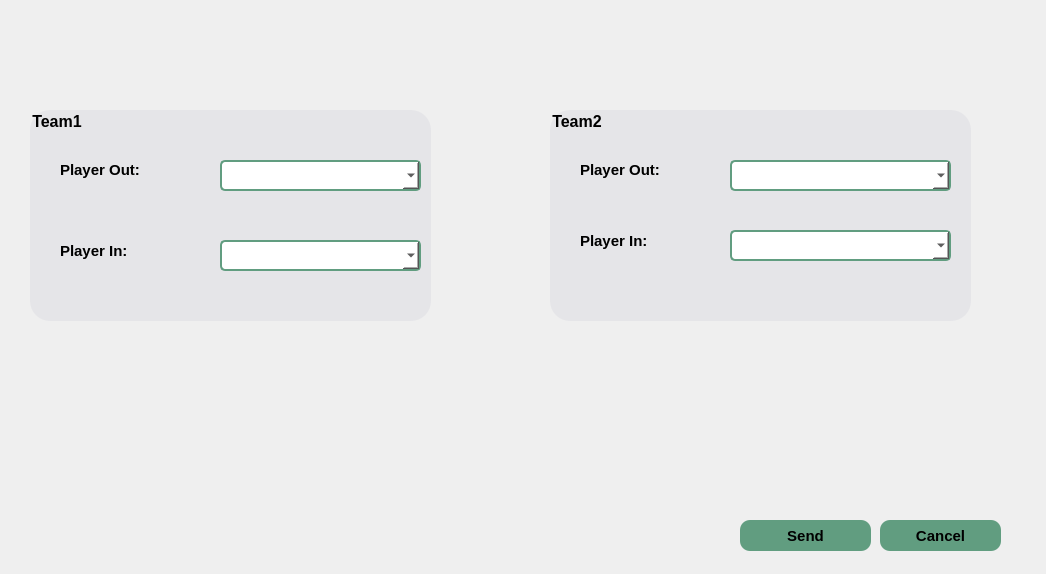
<?xml version="1.0" encoding="UTF-8"?>
<ui version="4.0">
 <class>playersubstitutiondialog</class>
 <widget class="QDialog" name="playersubstitutiondialog">
  <property name="geometry">
   <rect>
    <x>0</x>
    <y>0</y>
    <width>1046</width>
    <height>574</height>
   </rect>
  </property>
  <property name="windowTitle">
   <string>Dialog</string>
  </property>
  <widget class="QLabel" name="label">
   <property name="geometry">
    <rect>
     <x>0</x>
     <y>0</y>
     <width>1051</width>
     <height>571</height>
    </rect>
   </property>
   <property name="text">
    <string/>
   </property>
   <property name="pixmap">
    <pixmap resource="res.qrc">:/res/img/background.png</pixmap>
   </property>
   <property name="scaledContents">
    <bool>true</bool>
   </property>
  </widget>
  <widget class="QGroupBox" name="groupBox">
   <property name="geometry">
    <rect>
     <x>30</x>
     <y>110</y>
     <width>401</width>
     <height>211</height>
    </rect>
   </property>
   <property name="font">
    <font>
     <family>Arial</family>
     <pointsize>12</pointsize>
     <bold>true</bold>
    </font>
   </property>
   <property name="styleSheet">
    <string notr="true">#groupBox{
    background-color: rgba(214, 215, 222, 0.4);
    border-radius: 20px;

}

</string>
   </property>
   <property name="title">
    <string>Team1</string>
   </property>
   <widget class="QComboBox" name="team1_player1">
    <property name="geometry">
     <rect>
      <x>190</x>
      <y>50</y>
      <width>201</width>
      <height>31</height>
     </rect>
    </property>
    <property name="styleSheet">
     <string notr="true">#team1_player1 {
    background-color: white;   /* White background */
    color: black;              /* Black text */
    border: 2px solid #619D80; /* Green border */
    border-radius: 5px;        /* Rounded edges */
    padding: 5px;              /* Inner spacing */
}</string>
    </property>
   </widget>
   <widget class="QComboBox" name="team1_player2">
    <property name="geometry">
     <rect>
      <x>190</x>
      <y>130</y>
      <width>201</width>
      <height>31</height>
     </rect>
    </property>
    <property name="styleSheet">
     <string notr="true">#team1_player2{
    background-color: white;   /* White background */
    color: black;              /* Black text */
    border: 2px solid #619D80; /* Green border */
    border-radius: 5px;        /* Rounded edges */
    padding: 5px;              /* Inner spacing */
}</string>
    </property>
   </widget>
   <widget class="QLabel" name="label_2">
    <property name="geometry">
     <rect>
      <x>30</x>
      <y>50</y>
      <width>111</width>
      <height>20</height>
     </rect>
    </property>
    <property name="font">
     <font>
      <family>Arial</family>
      <pointsize>11</pointsize>
      <bold>true</bold>
     </font>
    </property>
    <property name="text">
     <string>Player Out:</string>
    </property>
   </widget>
   <widget class="QLabel" name="label_3">
    <property name="geometry">
     <rect>
      <x>30</x>
      <y>130</y>
      <width>131</width>
      <height>21</height>
     </rect>
    </property>
    <property name="font">
     <font>
      <family>Arial</family>
      <pointsize>11</pointsize>
      <bold>true</bold>
     </font>
    </property>
    <property name="text">
     <string>Player In:</string>
    </property>
   </widget>
  </widget>
  <widget class="QGroupBox" name="groupBox_2">
   <property name="geometry">
    <rect>
     <x>550</x>
     <y>110</y>
     <width>421</width>
     <height>211</height>
    </rect>
   </property>
   <property name="font">
    <font>
     <family>Arial</family>
     <pointsize>12</pointsize>
     <bold>true</bold>
    </font>
   </property>
   <property name="styleSheet">
    <string notr="true">#groupBox_2{
    background-color: rgba(214, 215, 222, 0.4);
    border-radius: 20px;

}

</string>
   </property>
   <property name="title">
    <string>Team2</string>
   </property>
   <widget class="QComboBox" name="team2_player2">
    <property name="geometry">
     <rect>
      <x>180</x>
      <y>120</y>
      <width>221</width>
      <height>31</height>
     </rect>
    </property>
    <property name="styleSheet">
     <string notr="true">#team2_player2 {
    background-color: white;   /* White background */
    color: black;              /* Black text */
    border: 2px solid #619D80; /* Green border */
    border-radius: 5px;        /* Rounded edges */
    padding: 5px;              /* Inner spacing */
}</string>
    </property>
   </widget>
   <widget class="QComboBox" name="team2_player1">
    <property name="geometry">
     <rect>
      <x>180</x>
      <y>50</y>
      <width>221</width>
      <height>31</height>
     </rect>
    </property>
    <property name="styleSheet">
     <string notr="true">#team2_player1{
    background-color: white;   /* White background */
    color: black;              /* Black text */
    border: 2px solid #619D80; /* Green border */
    border-radius: 5px;        /* Rounded edges */
    padding: 5px;              /* Inner spacing */
}</string>
    </property>
   </widget>
   <widget class="QLabel" name="label_4">
    <property name="geometry">
     <rect>
      <x>30</x>
      <y>50</y>
      <width>111</width>
      <height>20</height>
     </rect>
    </property>
    <property name="font">
     <font>
      <family>Arial</family>
      <pointsize>11</pointsize>
      <bold>true</bold>
     </font>
    </property>
    <property name="text">
     <string>Player Out:</string>
    </property>
   </widget>
   <widget class="QLabel" name="label_5">
    <property name="geometry">
     <rect>
      <x>30</x>
      <y>120</y>
      <width>91</width>
      <height>21</height>
     </rect>
    </property>
    <property name="font">
     <font>
      <family>Arial</family>
      <pointsize>11</pointsize>
      <bold>true</bold>
     </font>
    </property>
    <property name="text">
     <string>Player In:</string>
    </property>
   </widget>
  </widget>
  <widget class="QPushButton" name="ButtonBox">
   <property name="geometry">
    <rect>
     <x>740</x>
     <y>520</y>
     <width>131</width>
     <height>31</height>
    </rect>
   </property>
   <property name="font">
    <font>
     <family>Arial</family>
     <pointsize>11</pointsize>
     <bold>true</bold>
    </font>
   </property>
   <property name="styleSheet">
    <string notr="true">#ButtonBox{
	color: rgb(0, 0, 0);
	border-radius: 10px;
	padding: 5px;
	background:#619D80;
}</string>
   </property>
   <property name="text">
    <string>Send</string>
   </property>
  </widget>
  <widget class="QPushButton" name="ButtonBox_2">
   <property name="geometry">
    <rect>
     <x>880</x>
     <y>520</y>
     <width>121</width>
     <height>31</height>
    </rect>
   </property>
   <property name="font">
    <font>
     <family>Arial</family>
     <pointsize>11</pointsize>
     <bold>true</bold>
    </font>
   </property>
   <property name="styleSheet">
    <string notr="true">#ButtonBox_2{
	color: rgb(0, 0, 0);
	border-radius: 10px;
	padding: 5px;
	background:#619D80;
}</string>
   </property>
   <property name="text">
    <string>Cancel</string>
   </property>
  </widget>
 </widget>
 <resources>
  <include location="res.qrc"/>
 </resources>
 <connections/>
</ui>
